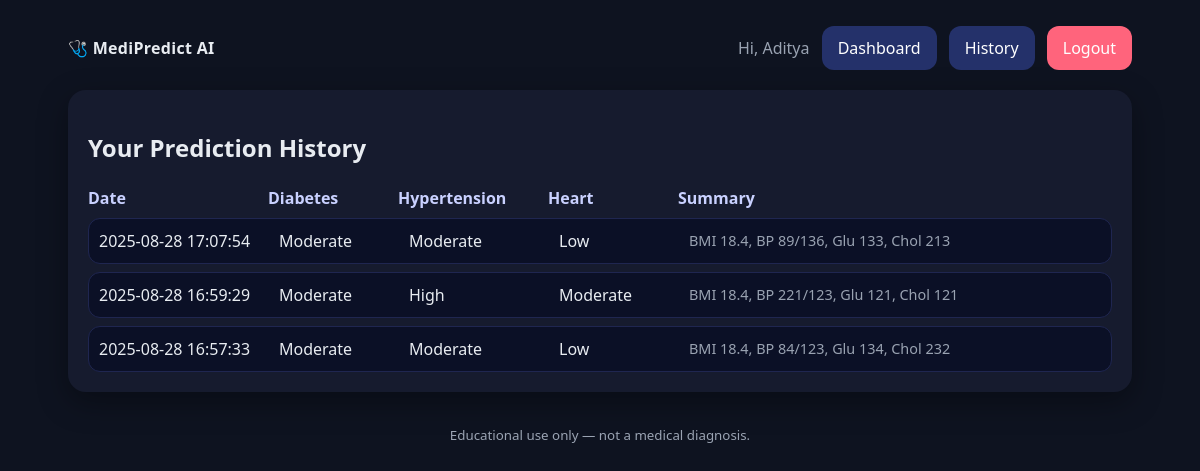
Screenshot of /history (signed in) with the database file from the repository.
### tables this page shows
CREATE TABLE history(
            id INTEGER PRIMARY KEY AUTOINCREMENT,
            user_id INTEGER NOT NULL,
            inputs_json TEXT,
            diabetes_risk TEXT,
            hypertension_risk TEXT,
            heart_risk TEXT,
            narrative TEXT,
            created_at TIMESTAMP DEFAULT CURRENT_TIMESTAMP,
            FOREIGN KEY(user_id) REFERENCES users(id)
          );

### app.py (the view)
@app.route("/history")
def history():
    if "user_id" not in session:
        return redirect(url_for("login"))
    with get_db() as conn:
        rows = conn.execute("""
            SELECT id, inputs_json, diabetes_risk, hypertension_risk, heart_risk, created_at, narrative
            FROM history
            WHERE user_id=?
            ORDER BY created_at DESC
        """, (session["user_id"],)).fetchall()
    records = []
    for r in rows:
        try:
            inputs = json.loads(r["inputs_json"]) if r["inputs_json"] else {}
        except:
            inputs = {}
        records.append({
            "id": r["id"],
            "created_at": r["created_at"],
            "diabetes": r["diabetes_risk"],
            "hypertension": r["hypertension_risk"],
            "heart": r["heart_risk"],
            "inputs": inputs,
            "narrative": r["narrative"] or ""
        })
    return render_template("history.html", records=records)

### app.py (called while the page is built)
def get_db():
    conn = sqlite3.connect(DB_PATH)
    conn.row_factory = sqlite3.Row
    return conn

### templates/history.html (shortened to what this page needs)
{% extends "base.html" %}
{% block content %}
  <div class="card">
    <h2>Your Prediction History</h2>
    {% if records|length == 0 %}
      <p class="muted">No history yet. Make your first prediction on the <a href="{{ url_for('dashboard') }}">dashboard</a>.</p>
    {% else %}
      <div class="table">
        <div class="t-head">
          <div>Date</div>
          <div>Diabetes</div>
          <div>Hypertension</div>
          <div>Heart</div>
          <div>Summary</div>
        </div>
        {% for r in records %}
          <div class="t-row">
            <div>{{ r.created_at }}</div>
            <div>{{ r.diabetes }}</div>
            <div>{{ r.hypertension }}</div>
            <div>{{ r.heart }}</div>
            <div class="muted small">
              BMI {{ r.inputs.get('bmi', '-') }},
              BP {{ r.inputs.get('systolic','-') }}/{{ r.inputs.get('diastolic','-') }},
              Glu {{ r.inputs.get('fasting_glucose','-') }},
              Chol {{ r.inputs.get('cholesterol','-') }}
            </div>
          </div>
        {% endfor %}
      </div>
    {% endif %}
  </div>
{% endblock %}

### templates/base.html (shortened to what this page needs)
<!DOCTYPE html>
<html lang="en">
<head>
  <link rel="stylesheet" href="{{ url_for('static', filename='style.css') }}">
</head>
<body class="container">
  <header class="topbar">
    <div class="brand">🩺 MediPredict AI</div>
    <nav>
      {% if session.get('username') %}
        <span class="muted">Hi, {{ session['username'] }}</span>
        <a class="btn" href="{{ url_for('dashboard') }}">Dashboard</a>
        <a class="btn" href="{{ url_for('history') }}">History</a>
        <a class="btn btn-danger" href="{{ url_for('logout') }}">Logout</a>
      {% else %}
        <a class="btn" href="{{ url_for('signup') }}">Sign Up</a>
        <a class="btn" href="{{ url_for('login') }}">Login</a>
      {% endif %}
    </nav>
  </header>
  <main>
    {% block content %}{% endblock %}
  </main>
  <footer class="footer muted">
    <small>Educational use only — not a medical diagnosis.</small>
  </footer>
</body>
</html>

### static/style.css (style rules this page uses)
:root { --bg:#0e1320; --card:#161b2e; --text:#e8ecf1; --muted:#9aa3b2; --pri:#5a77ff; --pri-2:#7d92ff; --danger:#ff647c; --ok:#26c281; --warn:#ffb547; --shadow:0 10px 30px rgba(0,0,0,.35); }
* { box-sizing:border-box }
html,body { margin:0;padding:0;background:var(--bg);color:var(--text);font:16px/1.5 system-ui,Segoe UI,Roboto,Arial }
a { color:var(--pri-2);text-decoration:none }
.container { max-width:1100px;margin:0 auto;padding:18px }
.topbar { display:flex;justify-content:space-between;align-items:center;margin:8px 0 20px }
.brand { font-weight:800;letter-spacing:.3px }
nav .btn { margin-left:8px }
.card { background:var(--card);border-radius:18px;padding:20px;margin-bottom:18px;box-shadow:var(--shadow) }
.btn { display:inline-block;background:#24316a;border:none;padding:10px 16px;border-radius:12px;color:#fff;cursor:pointer }
.btn-danger { background:var(--danger) }
.small { font-size:.9rem }
.muted { color:var(--muted) }
.footer { margin-top:30px;text-align:center }
.table { display:grid;gap:8px }
.t-head,.t-row { display:grid;grid-template-columns:170px 120px 140px 120px 1fr;gap:10px;align-items:center }
.t-head { font-weight:700;color:#c9d1ff }
.t-row { background:#0b1026;border:1px solid #1f2650;border-radius:12px;padding:10px }

### rows the page displays
history: created_at "2025-08-28 17:07:54", diabetes "Moderate", hypertension "Moderate", heart "Low", inputs.get "18.4", inputs.get "89", inputs.get "136", inputs.get "133", inputs.get "213"
history: created_at "2025-08-28 16:59:29", diabetes "Moderate", hypertension "High", heart "Moderate", inputs.get "18.4", inputs.get "221", inputs.get "123", inputs.get "121"
history: created_at "2025-08-28 16:57:33", diabetes "Moderate", hypertension "Moderate", heart "Low", inputs.get "18.4", inputs.get "84", inputs.get "123", inputs.get "134", inputs.get "232"

### other values shown
{{ session['username'] }} "Aditya"
